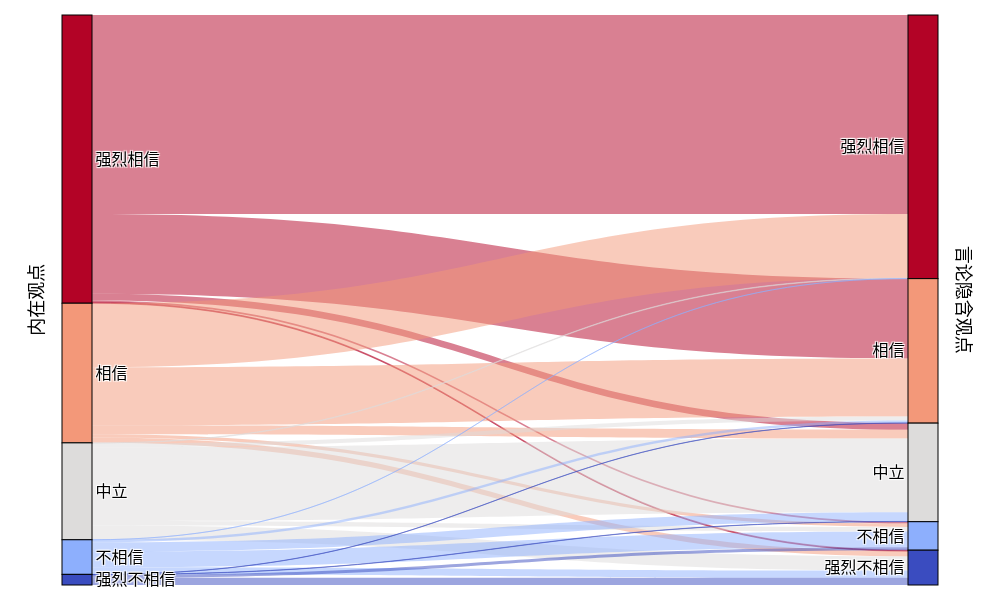

Notebook cell for this chart:
### Code cell
import plotly.graph_objects as go
import plotly.io as pio
import numpy as np
import seaborn as sns 

attitude_labels = ['强烈相信', '相信', '中立', '不相信', '强烈不相信']
colormap = sns.color_palette("coolwarm", as_cmap=True)
colormap = [colormap((4-i)/4) for i in range(5)]

# 转换为十六进制颜色
def rgb_to_hex(rgb):
    return '#{:02x}{:02x}{:02x}'.format(int(rgb[0]*255), int(rgb[1]*255), int(rgb[2]*255))

attitude_colors = [rgb_to_hex(color) for color in colormap]

# 转换为半透明RGBA格式
def hex_to_rgba(hex_color, alpha=0.5):
    hex_color = hex_color.lstrip('#')
    if len(hex_color) == 3:
        hex_color = ''.join([c * 2 for c in hex_color])
    r = int(hex_color[0:2], 16)
    g = int(hex_color[2:4], 16)
    b = int(hex_color[4:6], 16)
    return f'rgba({r}, {g}, {b}, {alpha})'

sources = []
targets = []
values = []
link_colors = []

for i in range(5):  # 起始态度
    for j in range(5):  # 目标态度
        if transition_matrix[i, j] > 0:
            # 源节点是前5个节点(0-4)，目标节点是后5个节点(5-9)
            sources.append(i)
            targets.append(j + 5)
            values.append(transition_matrix[i, j])
            link_colors.append(hex_to_rgba(attitude_colors[i]))

# 节点标签
node_labels = attitude_labels + attitude_labels  
node_colors = attitude_colors + attitude_colors
print(node_colors)
print(node_labels)


fig = go.Figure(go.Sankey(
    arrangement = "snap",
    node=dict(
        pad=0,
        thickness=30,
        line=dict(color="black", width=1),
        label=node_labels,
        color=node_colors,
        x=[0.05, 0.05, 0.05, 0.05, 0.05, 0.95, 0.95, 0.95, 0.95, 0.95],
        y=[0.1, 0.25, 0.45, 0.65, 0.85, 0.1, 0.25, 0.4, 0.65, 0.85],
    ),
    link=dict(
        source=sources,
        target=targets,
        value=values,
        color=link_colors
    )
))

TITLE_FONT_SIZE = 18
LABEL_FONT_SIZE = 16
TICK_FONT_SIZE = 16
LEGEND_FONT_SIZE = 16

fig.update_layout(
    width=1000,
    height=600,
    margin=dict(l=30, r=30, t=15, b=15, pad=0),  # 关键：l/r 不要太小，否则竖排注释会被裁
    font=dict(family="Microsoft YaHei", size=TICK_FONT_SIZE, color="black"),  # 建议用字体名
    annotations=[
        dict(
            x=0.02,    # 原来 0，往里收一点避免裁剪
            y=0.5,
            xref='paper',
            yref='paper',
            text='内在观点',
            showarrow=False,
            textangle=-90,
            font=dict(size=TITLE_FONT_SIZE, color='black'),
            xanchor='right',
            yanchor='middle'
        ),
        dict(
            x=0.98,    # 原来 1，往里收一点避免裁剪
            y=0.5,
            xref='paper',
            yref='paper',
            text='言论隐含观点',
            showarrow=False,
            textangle=90,
            font=dict(size=TITLE_FONT_SIZE, color='black'),
            xanchor='left',
            yanchor='middle'
        )
    ]
)

# 显示图表
fig.show()

# 保存为SVG格式
# pio.write_image(fig, "picture/言论转移桑基图.svg", format="svg", width=1000, height=600, engine="kaleido")
# pio.write_image(fig, "picture/言论转移桑基图.pdf", format="pdf", width=1000, height=600, engine="kaleido")
pio.write_image(fig, "modified_picture/1215/言论转移桑基图_1215.png", format="png", engine="kaleido", scale=20)

### Figure 1 — Plotly figure (JSON) as saved in the notebook; plotly's stock layout.template omitted (floating-point values rounded to 4 significant figures)
{"data": [{"arrangement": "snap", "link": {"color": ["rgba(179, 3, 38, 0.5)", "rgba(179, 3, 38, 0.5)", "rgba(179, 3, 38, 0.5)", "rgba(179, 3, 38, 0.5)", "rgba(179, 3, 38, 0.5)", "rgba(243, 152, 121, 0.5)", "rgba(243, 152, 121, 0.5)", "rgba(243, 152, 121, 0.5)", "rgba(243, 152, 121, 0.5)", "rgba(243, 152, 121, 0.5)", "rgba(221, 220, 219, 0.5)", "rgba(221, 220, 219, 0.5)", "rgba(221, 220, 219, 0.5)", "rgba(221, 220, 219, 0.5)", "rgba(221, 220, 219, 0.5)", "rgba(141, 175, 253, 0.5)", "rgba(141, 175, 253, 0.5)", "rgba(141, 175, 253, 0.5)", "rgba(141, 175, 253, 0.5)", "rgba(141, 175, 253, 0.5)", "rgba(58, 76, 192, 0.5)", "rgba(58, 76, 192, 0.5)", "rgba(58, 76, 192, 0.5)", "rgba(58, 76, 192, 0.5)"], "source": [0, 0, 0, 0, 0, 1, 1, 1, 1, 1, 2, 2, 2, 2, 2, 3, 3, 3, 3, 3, 4, 4, 4, 4], "target": [5, 6, 7, 8, 9, 5, 6, 7, 8, 9, 5, 6, 7, 8, 9, 5, 6, 7, 8, 9, 6, 7, 8, 9], "value": [8354, 3354, 275, 78, 41, 2691, 2435, 373, 143, 222, 23, 164, 3094, 193, 594, 1, 107, 387, 655, 304, 8, 10, 127, 301]}, "node": {"color": ["#b30326", "#f39879", "#dddcdb", "#8daffd", "#3a4cc0", "#b30326", "#f39879", "#dddcdb", "#8daffd", "#3a4cc0"], "label": ["强烈相信", "相信", "中立", "不相信", "强烈不相信", "强烈相信", "相信", "中立", "不相信", "强烈不相信"], "line": {"color": "black", "width": 1}, "pad": 0, "thickness": 30, "x": [0.05, 0.05, 0.05, 0.05, 0.05, 0.95, 0.95, 0.95, 0.95, 0.95], "y": [0.1, 0.25, 0.45, 0.65, 0.85, 0.1, 0.25, 0.4, 0.65, 0.85]}, "type": "sankey"}], "layout": {"annotations": [{"font": {"color": "black", "size": 18}, "showarrow": false, "text": "内在观点", "textangle": -90, "x": 0.02, "xanchor": "right", "xref": "paper", "y": 0.5, "yanchor": "middle", "yref": "paper"}, {"font": {"color": "black", "size": 18}, "showarrow": false, "text": "言论隐含观点", "textangle": 90, "x": 0.98, "xanchor": "left", "xref": "paper", "y": 0.5, "yanchor": "middle", "yref": "paper"}], "font": {"color": "black", "family": "Microsoft YaHei", "size": 16}, "height": 600, "margin": {"b": 15, "l": 30, "pad": 0, "r": 30, "t": 15}, "width": 1000}}
